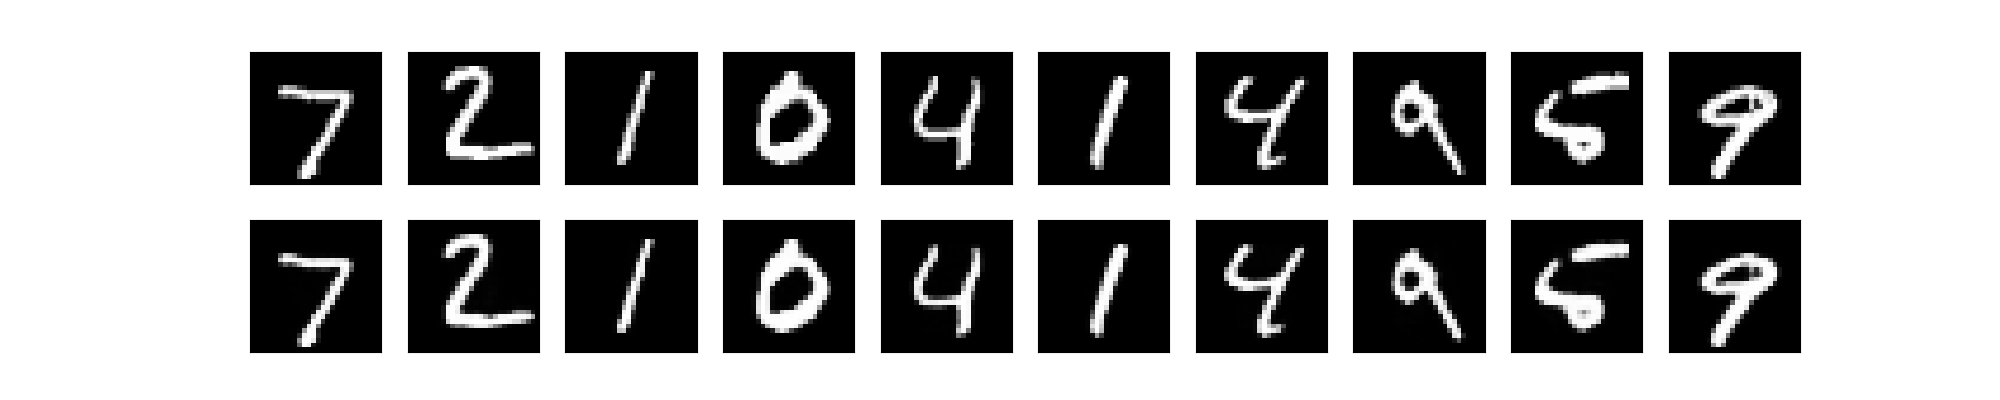

Python code for this plot:
#
#   simple_ae.py
#
#   Autoencoder tutorial code
#
from __future__ import absolute_import
from __future__ import division
from __future__ import print_function

import numpy as np
import matplotlib as mpl

mpl.use('Agg')
import matplotlib.pyplot as plt
import tensorflow as tf

# Import data
from tensorflow.examples.tutorials.mnist import input_data

mnist = input_data.read_data_sets("MNIST_data", one_hot=True)

# Variables
x = tf.placeholder("float", [None, 784])
y_ = tf.placeholder("float", [None, 10])

w_enc = tf.Variable(tf.random_normal([784, 625], mean=0.0, stddev=0.05))
w_dec = tf.Variable(tf.random_normal([625, 784], mean=0.0, stddev=0.05))

b_enc = tf.Variable(tf.zeros([625]))
b_dec = tf.Variable(tf.zeros([784]))


# Create the model
def model(X, w_e, b_e, w_d, b_d):
    encoded = tf.sigmoid(tf.matmul(X, w_e) + b_e)
    decoded = tf.sigmoid(tf.matmul(encoded, w_d) + b_d)

    return encoded, decoded


encoded, decoded = model(x, w_enc, b_enc, w_dec, b_dec)

# Cost Function basic term
cross_entropy = -1. * x * tf.log(decoded) - (1. - x) * tf.log(1. - decoded)
loss = tf.reduce_mean(cross_entropy)
train_step = tf.train.AdamOptimizer(0.001).minimize(loss)

# Train
init = tf.initialize_all_variables()

# Saving Loss
tf.summary.scalar("loss", loss)
# Merging the Summary
merged_summary = tf.summary.merge_all()
# Summary Writer
summary_writer = tf.summary.FileWriter('./graphs/loss', graph=tf.get_default_graph())

with tf.Session() as sess:
    sess.run(init)
    # Tensor Board Graph
    writer = tf.summary.FileWriter('./graphs/tb', sess.graph)
    print('Training...')
    # Increasing Steps from 10001 to 12001
    for i in range(12001):
        batch_xs, batch_ys = mnist.train.next_batch(128)
        optimizer, l, summary = sess.run([train_step, loss, merged_summary], feed_dict={x: batch_xs, y_: batch_ys})
        summary_writer.add_summary(summary, i)
        if i % 2000 == 0:
            print("step, loss : ", i, l)
    # Closing the File Writer
    writer.close()
    # generate decoded image with test data
    test_fd = {x: mnist.test.images, y_: mnist.test.labels}
    decoded_imgs = decoded.eval(test_fd)
    lossVal = loss.eval(test_fd)
    print('loss (test) = ', lossVal)


x_test = mnist.test.images

n = 10  # how many digits we will display
plt.figure(figsize=(20, 4))
for i in range(n):
    # display original
    ax = plt.subplot(2, n, i + 1)
    plt.imshow(x_test[i].reshape(28, 28))
    plt.gray()
    ax.get_xaxis().set_visible(False)
    ax.get_yaxis().set_visible(False)

    # display reconstruction
    ax = plt.subplot(2, n, i + 1 + n)
    plt.imshow(decoded_imgs[i].reshape(28, 28))
    plt.gray()
    ax.get_xaxis().set_visible(False)
    ax.get_yaxis().set_visible(False)

plt.savefig('simple_ae.png')
